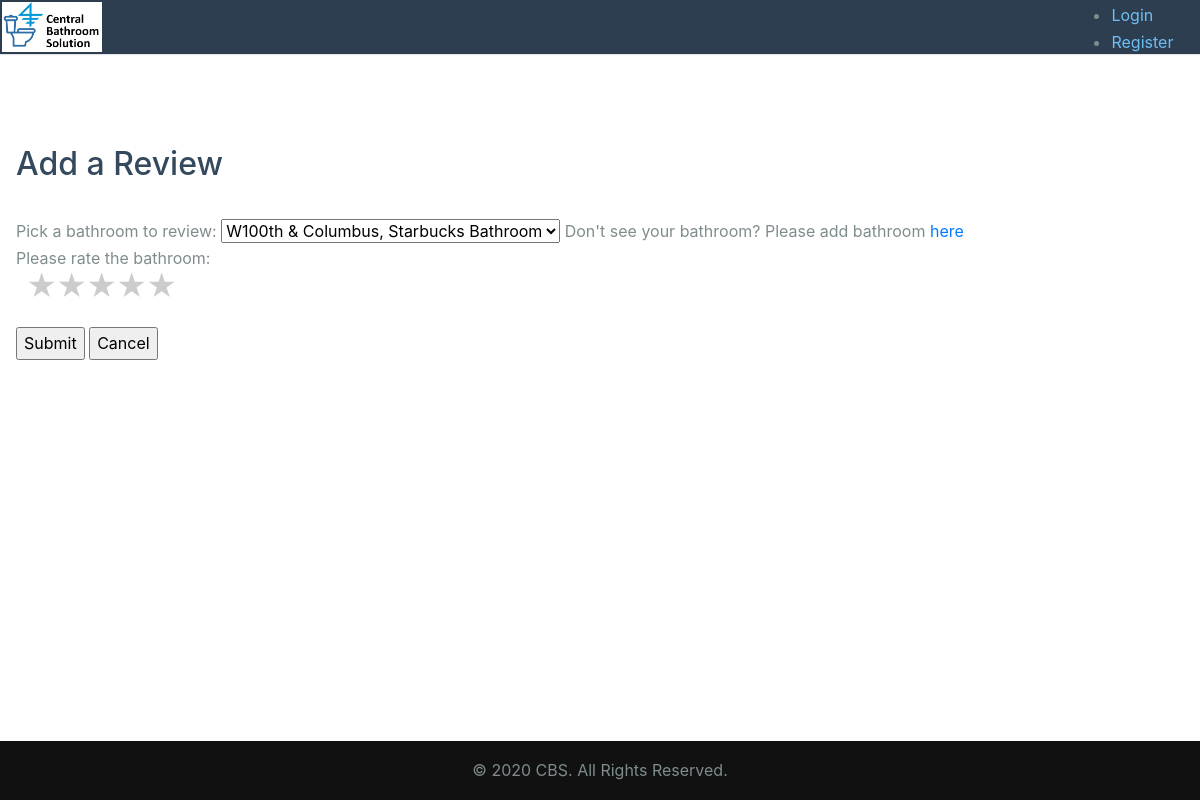
Page /add_review on the earlier database version.
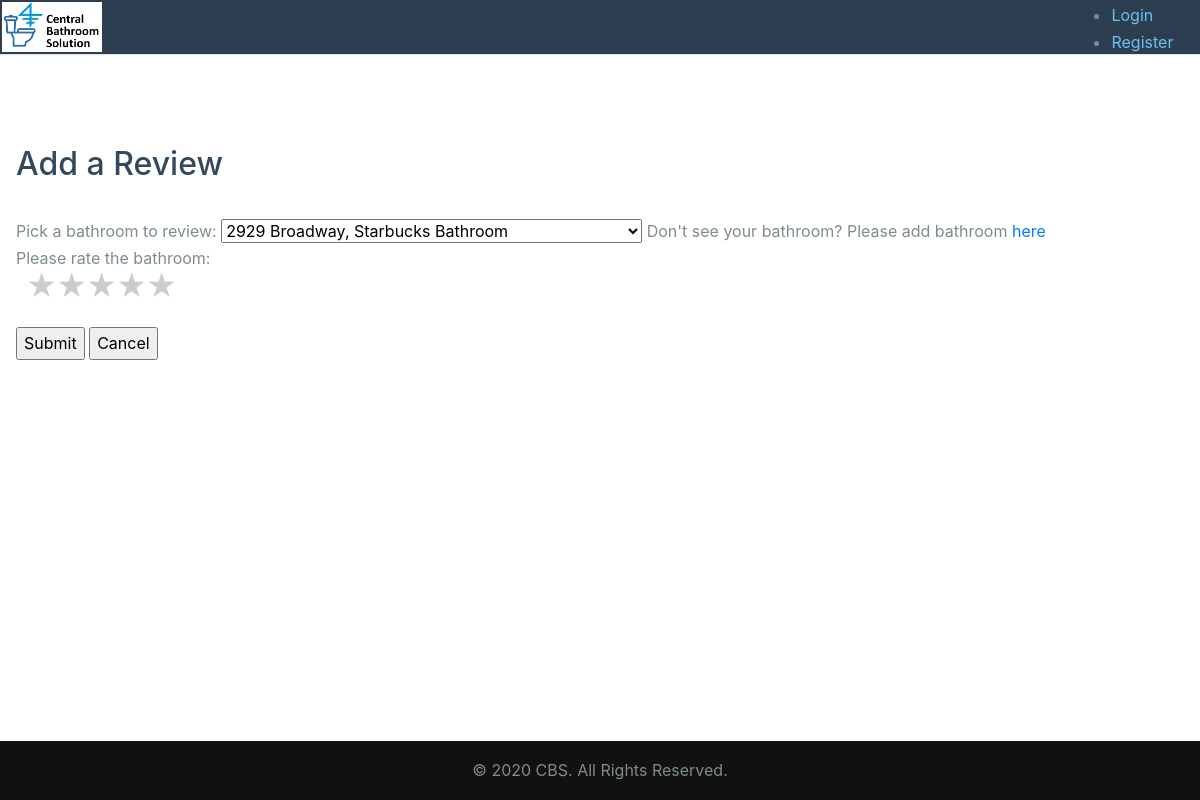
Same page on the later database version.
### bathroomapp/models.py (models this page shows, shortened)
class Bathroom(models.Model):
    bathroomId = models.AutoField(primary_key=True)
    description = models.CharField(max_length=100)
    location = models.CharField(max_length=50)
    latitude = models.FloatField()
    longitude = models.FloatField()
    gender = models.CharField(max_length=6)
    numStall = models.IntegerField()
    numUrinal = models.IntegerField()
    reqCode = models.CharField(max_length=3)
    securityCode = models.CharField(max_length=10)
    ratingOverall = models.IntegerField()

### bathroomapp/views.py (the view)
# urls.py: path('add_review', views.add_review, name='add_review'),
def add_review(request):
    data = dict()
    bathrooms = Bathroom.objects.all()
    bathrooms_list = list()
    for b in bathrooms:
        bathrooms_list.append(
            [b.location, b.description, b.ratingOverall, b.bathroomId])
    data['bathrooms'] = bathrooms_list
    return render(request, "add_review.html", context=data)

### templates/add_review.html (shortened to what this page needs)
{% extends 'base.html' %}
{% block content %}
    <h2>Add a Review</h2><br>
    <form action="{% url 'added_review' %}" method="get">
        Pick a bathroom to review:
        <select name="b.id" id="b.id" required="required">
            {% for b in bathrooms %}
                <option value={{ b.3 }} selected="selected">{{ b.0 }}, {{ b.1 }}</option>
            {% endfor %}
        </select>
         Don't see your bathroom? Please add bathroom <a href="{% url 'add_bathroom' %}">here</a><br>
        Please rate the bathroom:<br>
        <div class="rate">
            <label for="star5" title="text">5 stars</label>
            <label for="star4" title="text">4 stars</label>
            <label for="star3" title="text">3 stars</label>
            <label for="star2" title="text">2 stars</label>
            <label for="star1" title="text">1 star</label>
        </div>
        <br><br>
        <input type="submit" value="Submit" name="Submit">
        <input type="submit" value="Cancel" name="Cancel" formnovalidate>
    </form>
{% endblock %}

### templates/base.html (shortened to what this page needs)
<!DOCTYPE html>
<html lang="en">
<head>
    {% load static %}
    {% load leaflet_tags %}
    <link rel="stylesheet" href="//maxcdn.bootstrapcdn.com/bootstrap/4.4.1/css/bootstrap.min.css">
    <link rel="stylesheet" href="//maxcdn.bootstrapcdn.com/bootstrap/4.4.1/css/bootstrap-theme.min.css">
    <link rel="stylesheet" href="https://unpkg.com/purecss@1.0.1/build/pure-min.css">
    <link rel="stylesheet" href="https://unpkg.com/purecss@1.0.1/build/grids-responsive-min.css">
    <link rel="stylesheet" href="https://netdna.bootstrapcdn.com/font-awesome/4.0.3/css/font-awesome.css">
    <link rel="stylesheet" href="{% static 'bathroomapp/style.css' %}">
</head>
<body>
    <div class="header">
        <div class="home-menu pure-menu pure-menu-horizontal pure-menu-fixed">
            <a class="pure-menu-heading" href="/"><img width="100" alt="CBS" class="pure-img-responsive" src="{{ STATIC_URL }}static/bathroomapp/cbs-logo.png"></a>
            <ul class="pure-menu-list">
                <li class="pure-menu-item"><a href="{% url 'login' %}" class="pure-menu-link">Login</a></li>
                <li class="pure-menu-item"><a href="{% url 'register' %}" class="pure-menu-link">Register</a></li>
            </ul>
        </div>
    </div>
    <div class="content">
        {% block content %}
        {% endblock %}
    </div>
    <div class="footer l-box is-center">
        © 2020 CBS. All Rights Reserved.
    </div>
</body>
</html>

### static/bathroomapp/style.css (style rules this page uses)
* { -webkit-box-sizing: border-box; -moz-box-sizing: border-box; box-sizing: border-box; }
body { line-height: 1.7em; color: #7f8c8d; font-size: 13px; }
h1, h2, h3, h4, h5, h6, label { color: #34495e; }
.pure-img-responsive { max-width: 100%; height: auto; }
.l-box { padding: 1em; }
.is-center { text-align: center; }
.home-menu { padding: 0.1em; text-align: center; vertical-align: middle; box-shadow: 0 1px 1px rgba(0,0,0, 0.10); }
.home-menu { background: #2d3e50; }
.pure-menu.pure-menu-fixed { border-bottom: none; z-index: 4; }
.home-menu .pure-menu-heading { color: white; font-weight: 400; font-size: 120%; }
.home-menu .pure-menu-link { padding-top: 20px; padding-right: 25px; }
.home-menu a { color: #6FBEF3; }
.content { margin-top: 75px; padding: 1em 1em 3em; }
.footer { z-index: 4; background: #111; position: fixed; bottom: 0; width: 100%; }
@media (min-width: 48em) { body { font-size: 16px; } }
@media (min-width: 48em) { .home-menu { text-align: left; } }
@media (min-width: 48em) { .home-menu ul { float: right; } }
.rate { float: left; height: 46px; padding: 0 10px; }
.rate:not(:checked) > label { float: right; width: 1em; overflow: hidden; white-space: nowrap; cursor: pointer; font-size: 30px; color: #ccc; }
.rate:not(:checked) > label:before { content: '★ '; }

Differences in the rows shown:
changed Bathroom: location "W100th & Columbus, Starbucks Bathroom" → "2929 Broadway, Starbucks Bathroom"
